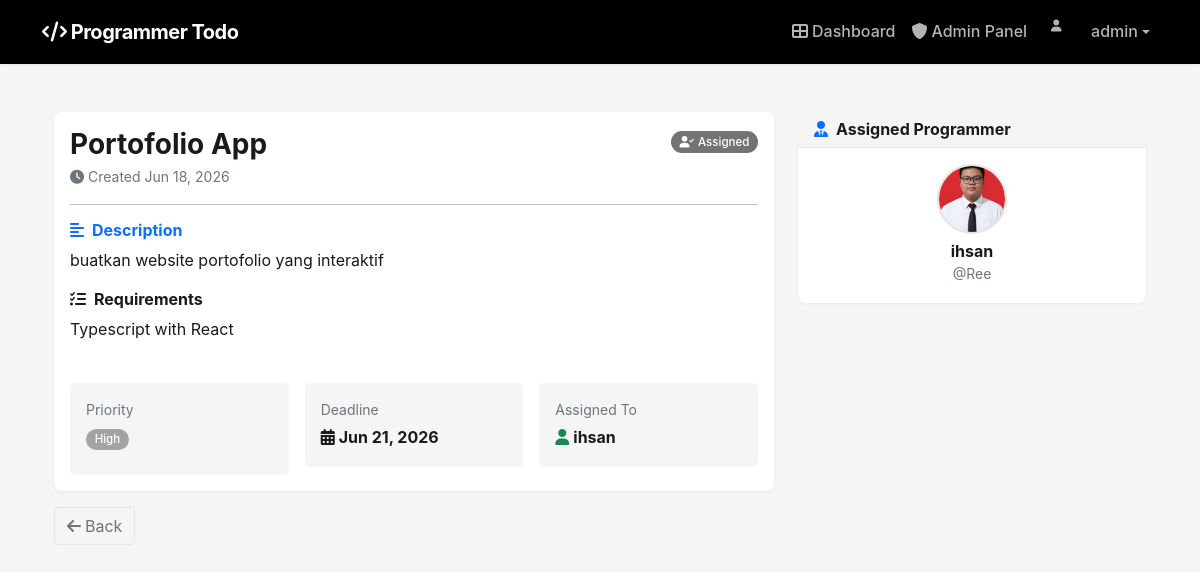
The page /project/1/ (signed in) on the database its author committed.
### main/models.py (models this page shows, shortened)
class Project(models.Model):
    STATUS_CHOICES = [
        ('pending', 'Pending'),
        ('assigned', 'Assigned'),
        ('in_progress', 'In Progress'),
        ('completed', 'Completed'),
        ('approved', 'Approved'),
    ]
    PRIORITY_CHOICES = [
        ('low', 'Low'),
        ('medium', 'Medium'),
        ('high', 'High'),
        ('urgent', 'Urgent'),
    ]
    title = models.CharField(max_length=200)
    description = models.TextField()
    requirements = models.TextField(blank=True)
    assigned_to = models.ForeignKey(ProgrammerProfile, on_delete=models.SET_NULL, null=True, blank=True)
    created_by = models.ForeignKey(User, on_delete=models.CASCADE, related_name='created_projects')
    status = models.CharField(max_length=20, choices=STATUS_CHOICES, default='pending')
    priority = models.CharField(max_length=10, choices=PRIORITY_CHOICES, default='medium')
    deadline = models.DateTimeField()
    created_at = models.DateTimeField(auto_now_add=True)
    updated_at = models.DateTimeField(auto_now=True)
    completed_at = models.DateTimeField(null=True, blank=True)
    approved_at = models.DateTimeField(null=True, blank=True)

class ProgrammerProfile(models.Model):
    SKILL_CHOICES = [
        ('python', 'Python'), ('javascript', 'JavaScript'), ('php', 'PHP'),
        ('java', 'Java'), ('cpp', 'C++'), ('csharp', 'C#'), ('go', 'Go'),
        ('rust', 'Rust'), ('swift', 'Swift'), ('kotlin', 'Kotlin'),
        ('ruby', 'Ruby'), ('typescript', 'TypeScript'), ('dart', 'Dart'),
        ('html', 'HTML'), ('css', 'CSS'), ('react', 'React'), ('vue', 'Vue.js'),
        ('angular', 'Angular'), ('nodejs', 'Node.js'), ('laravel', 'Laravel'),
        ('django', 'Django'), ('flask', 'Flask'), ('nextjs', 'Next.js'),
        ('svelte', 'Svelte'),
        ('react_native', 'React Native'), ('flutter', 'Flutter'),
        ('mysql', 'MySQL'), ('postgresql', 'PostgreSQL'), ('mongodb', 'MongoDB'),
        ('redis', 'Redis'), ('firebase', 'Firebase'),
        ('docker', 'Docker'), ('kubernetes', 'Kubernetes'), ('aws', 'AWS'),
        ('git', 'Git'),
        ('machine_learning', 'Machine Learning'), ('data_science', 'Data Science'),
        ('rest_api', 'REST API'), ('graphql', 'GraphQL'),
    ]
    user = models.OneToOneField(User, on_delete=models.CASCADE)
    full_name = models.CharField(max_length=200)
    email = models.EmailField()
    phone = models.CharField(max_length=20, blank=True)
    skills = models.JSONField(default=list, help_text="Selected programming skills")
    is_available = models.BooleanField(default=True)
    profile_picture = models.ImageField(upload_to='profiles/', blank=True, null=True)
    created_at = models.DateTimeField(auto_now_add=True)
    updated_at = models.DateTimeField(auto_now=True)

### main/views.py (the view)
# urls.py: path('project/<int:project_id>/', views.project_detail, name='project_detail'),
@login_required
def project_detail(request, project_id):
    project = get_object_or_404(Project, id=project_id)
    if not request.user.is_staff and project.assigned_to and project.assigned_to.user != request.user:
        messages.error(request, 'You do not have access to this project.')
        return redirect('dashboard')
    return render(request, 'project_detail.html', {'project': project})

### templates/project_detail.html (shortened to what this page needs)
{% extends 'base.html' %}
{% block content %}
<div class="container py-4 fade-in">
    <div class="row g-4">
        <div class="col-md-8">
            <div class="card border-0 mb-3">
                <div class="card-body">
                    <div class="d-flex justify-content-between align-items-start mb-3">
                        <div>
                            <h3 class="fw-bold mb-1">{{ project.title }}</h3>
                            <p class="text-muted small mb-0"><i class="fas fa-clock me-1"></i>Created {{ project.created_at|date:"M d, Y" }}</p>
                        </div>
                        <div>
                            {% if project.status == 'pending' %}<span class="badge bg-warning"><i class="fas fa-hourglass-half me-1"></i>Pending</span>
                            {% elif project.status == 'assigned' %}<span class="badge bg-info"><i class="fas fa-user-check me-1"></i>Assigned</span>
                            {% elif project.status == 'in_progress' %}<span class="badge bg-primary"><i class="fas fa-spinner fa-spin me-1" style="font-size:0.8em;"></i>In Progress</span>
                            {% elif project.status == 'completed' %}<span class="badge bg-secondary"><i class="fas fa-check me-1"></i>Completed</span>
                            {% elif project.status == 'approved' %}<span class="badge bg-success"><i class="fas fa-check-circle me-1"></i>Approved</span>
                            {% endif %}
                        </div>
                    </div>
                    <hr class="my-3">
                    <h6 class="fw-bold text-primary"><i class="fas fa-align-left me-2"></i>Description</h6>
                    <p>{{ project.description|linebreaksbr }}</p>
                    {% if project.requirements %}
                    <h6 class="fw-bold text-violet"><i class="fas fa-list-check me-2"></i>Requirements</h6>
                    <p>{{ project.requirements|linebreaksbr }}</p>
                    {% endif %}
                    <div class="row mt-4 g-3">
                        <div class="col-md-4">
                            <div class="p-3 rounded-3" style="background: var(--bg);">
                                <small class="text-muted d-block mb-1">Priority</small>
                                {% if project.priority == 'urgent' %}
                                <span class="badge bg-danger">{{ project.get_priority_display }}</span>
                                {% elif project.priority == 'high' %}
                                <span class="badge bg-warning">{{ project.get_priority_display }}</span>
                                {% elif project.priority == 'medium' %}
                                <span class="badge bg-info">{{ project.get_priority_display }}</span>
                                {% else %}
                                <span class="badge bg-secondary">{{ project.get_priority_display }}</span>
                                {% endif %}
                            </div>
                        </div>
                        <div class="col-md-4">
                            <div class="p-3 rounded-3" style="background: var(--bg);">
                                <small class="text-muted d-block mb-1">Deadline</small>
                                <strong><i class="fas fa-calendar-alt me-1 text-violet"></i>{{ project.deadline|date:"M d, Y" }}</strong>
                            </div>
                        </div>
                        <div class="col-md-4">
                            <div class="p-3 rounded-3" style="background: var(--bg);">
                                <small class="text-muted d-block mb-1">Assigned To</small>
                                <strong>{% if project.assigned_to %}<i class="fas fa-user me-1 text-success"></i>{{ project.assigned_to.full_name }}{% else %}<span class="text-muted">Unassigned</span>{% endif %}</strong>
                            </div>
                        </div>
                    </div>
                </div>
            </div>
            <div class="d-flex gap-2 mb-3">
                <a href="javascript:history.back()" class="btn btn-outline-secondary"><i class="fas fa-arrow-left me-1"></i>Back</a>
            </div>
        </div>
        <div class="col-md-4">
            {% if project.assigned_to %}
            <div class="card border-0 mb-3">
                <div class="card-header"><h6 class="mb-0 fw-bold"><i class="fas fa-user-tie me-2 text-primary"></i>Assigned Programmer</h6></div>
                <div class="card-body text-center">
                    {% if project.assigned_to.profile_picture %}
                    <img src="{{ project.assigned_to.profile_picture.url }}" class="rounded-circle profile-pic mb-2" width="70" height="70">
                    {% else %}
                    <div class="rounded-circle d-flex align-items-center justify-content-center mx-auto mb-2" style="width: 70px; height: 70px; background: linear-gradient(135deg, var(--primary), var(--violet));">
                        <i class="fas fa-user fa-lg text-white"></i>
                    </div>
                    {% endif %}
                    <h6 class="fw-bold mb-0">{{ project.assigned_to.full_name }}</h6>
                    <small class="text-muted">@{{ project.assigned_to.user.username }}</small>
                </div>
            </div>
            {% endif %}
        </div>
    </div>
</div>
{% endblock %}

### templates/base.html (shortened to what this page needs)
<!DOCTYPE html>
<html lang="en">
<head>
    <link href="https://cdn.jsdelivr.net/npm/bootstrap@5.1.3/dist/css/bootstrap.min.css" rel="stylesheet">
    <link href="https://cdnjs.cloudflare.com/ajax/libs/font-awesome/6.0.0/css/all.min.css" rel="stylesheet">
    {% load static %}
    <link href="{% static 'css/style.css' %}?v=2" rel="stylesheet">
</head>
<body>
    <nav class="navbar navbar-expand-lg navbar-dark">
        <div class="container">
            <a class="navbar-brand" href="{% url 'dashboard' %}">
                <i class="fas fa-code"></i> Programmer Todo
            </a>
            {% if user.is_authenticated %}
            <div class="collapse navbar-collapse" id="navbarNav">
                <ul class="navbar-nav ms-auto align-items-center">
                    <li class="nav-item">
                        <a class="nav-link" href="{% url 'dashboard' %}">
                            <i class="fas fa-th-large me-1"></i>Dashboard
                        </a>
                    </li>
                    {% if user.is_staff %}
                    <li class="nav-item">
                        <a class="nav-link" href="{% url 'admin_dashboard' %}">
                            <i class="fas fa-shield-alt me-1"></i>Admin Panel
                        </a>
                    </li>
                    {% else %}
                    <li class="nav-item">
                        <a class="nav-link" href="{% url 'profile_edit' %}">
                            <i class="fas fa-user-edit me-1"></i>Profile
                        </a>
                    </li>
                    {% endif %}
                    <li class="nav-item dropdown ms-2">
                        <a class="nav-link dropdown-toggle d-flex align-items-center" href="#" role="button" data-bs-toggle="dropdown">
                            <span class="icon-circle primary me-2" style="width:32px;height:32px;font-size:0.75rem;">
                                <i class="fas fa-user"></i>
                            </span>
                            {{ user.username }}
                        </a>
                    </li>
                </ul>
            </div>
            {% endif %}
        </div>
    </nav>
    <main class="container mt-4 pb-5">
        {% block content %}
        {% endblock %}
    </main>
    {% load static %}
</body>
</html>

### static/css/style.css (style rules this page uses)
:root { --white: #FFFFFF; --bg: #F5F5F5; --card: #FFFFFF; --text: #1A1A1A; --text-secondary: #737373; --text-muted: #A3A3A3; --border: #E5E5E5; --active: #000000; --hover-bg: #EEEEEE; --shadow: rgba(0, 0, 0, 0.06); }
body { font-family: -apple-system, BlinkMacSystemFont, 'Segoe UI', Roboto, Oxygen, Ubuntu, sans-serif; background-color: var(--bg); color: var(--text); line-height: 1.6; }
.navbar { background: var(--active) !important; box-shadow: 0 1px 3px var(--shadow); }
.navbar-brand { font-weight: 700; color: var(--white) !important; letter-spacing: -0.5px; }
.nav-link { color: rgba(255,255,255,0.7) !important; font-weight: 500; transition: color 0.2s; }
.btn-outline-secondary { color: var(--text-secondary); border-color: var(--border); }
.card { border: 1px solid var(--border); border-radius: 8px; box-shadow: 0 1px 3px var(--shadow); transition: all 0.2s ease; background: var(--card); }
.card-header { background: var(--bg) !important; border-bottom: 1px solid var(--border); font-weight: 600; }
.badge { border-radius: 20px; font-size: 0.72em; padding: 0.4em 0.75em; font-weight: 500; }
.badge.bg-info { background: var(--text-secondary) !important; color: var(--white) !important; }
.badge.bg-warning { background: var(--text-muted) !important; color: var(--white) !important; }
.profile-pic { object-fit: cover; border: 2px solid var(--border); transition: all 0.2s ease; }
.fade-in { animation: fadeIn 0.4s ease-out; }

### rows shown on the page
Project: title "Portofolio App", created_at "Jun 18, 2026", description "buatkan website portofolio yang interaktif", requirements "Typescript with React", priority "High", deadline "Jun 21, 2026", assigned_to.full_name "ihsan", assigned_to.profile_picture (picture), assigned_to.user.username "Ree"

### other values the page prints
{{ user.username }} "admin"
